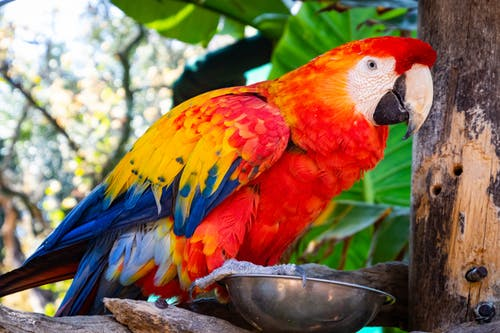
#> input picture pic1.jpeg, 500 x 333 px
$ python image.py
#> lines starting #> are read from the running program, lines starting #| are printed output that depends on the picture
from PIL import Image, ImageEnhance, ImageFilter

img1 = Image.open('pic1.jpeg')
#> img1 is the input picture: PIL image 500x333 RGB; mean R, G, B 137, 107.5, 82.8

#----- save image----
#img1.save('download.png')
#----- sow image---
img1.show()

 #-------sharpness-----
enhancer = ImageEnhance.Sharpness(img1)
enhancer.enhance(6).save('download1.jpg')
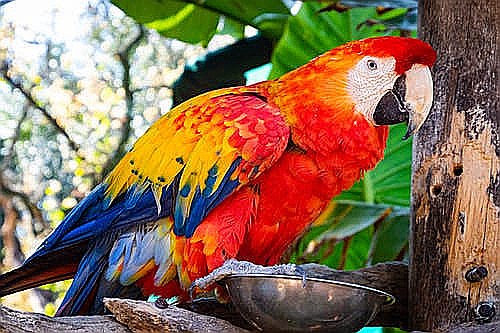
#> saved as download1.jpg: PIL image 500x333 RGB; mean R, G, B 136.6, 108.6, 84.6
#----- color ----
enhancer = ImageEnhance.Color(img1)
enhancer.enhance(6).show('download.jpg')
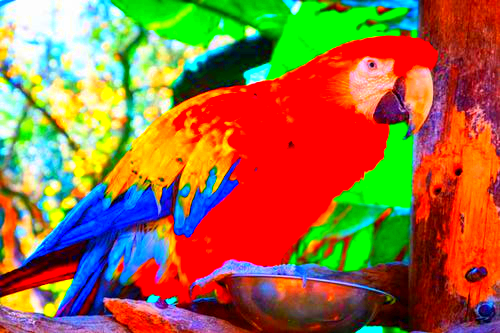
#> shown: PIL image 500x333 RGB; mean R, G, B 153.1, 107.8, 65.8
#------- brightness-----
enhancer = ImageEnhance.Brightness(img1)
enhancer.enhance(1.5).show('download.jpg')
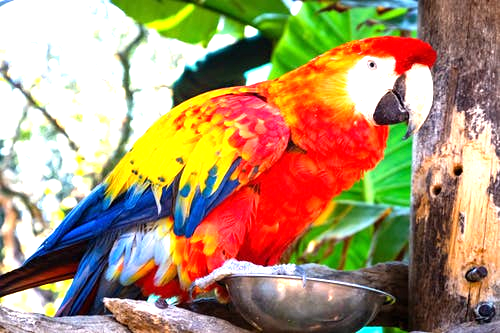
#> shown: PIL image 500x333 RGB; mean R, G, B 171.5, 145.2, 111.4
#------ contrast ------
enhancer = ImageEnhance.Contrast(img1)
enhancer.enhance(1.5).show('download.jpg')
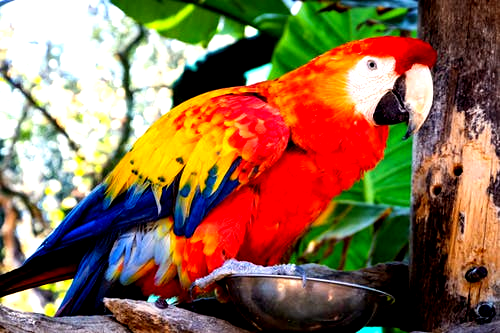
#> shown: PIL image 500x333 RGB; mean R, G, B 139.5, 105.8, 78.7
#------ image blur ----
img1.filter(ImageFilter.GaussianBlur(radius=4)).show('download.jpg')
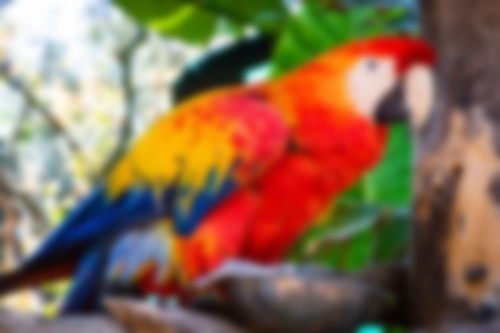
#> shown: PIL image 500x333 RGB; mean R, G, B 137, 107.5, 82.8
#----resize----
MAX_SIZE = (120,120)
img1.thumbnail(MAX_SIZE)
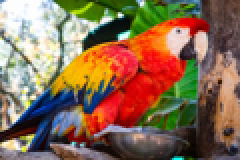
#> img1: PIL image 120x80 RGB (shown 2 times larger); mean R, G, B 137.1, 107.6, 83
img1.show('pic1.jpg')
